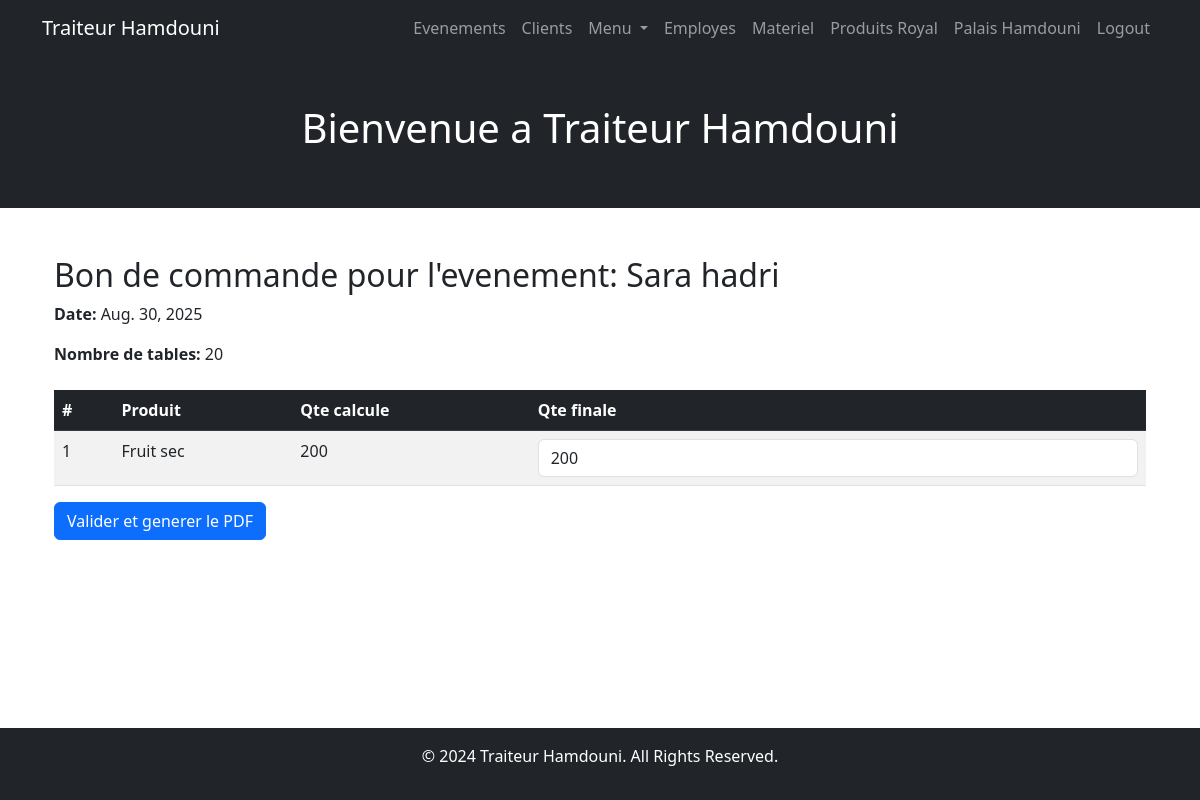
The app's page /products/order/4/ (signed in) with its own data.
### events/models.py (models this page shows, shortened)
class Event(models.Model):
    EVENT_TYPES = [
        ('wedding', 'Mariage'),
        ('corporate', 'Événement d\'entreprise'),
        ('birthday', 'Anniversaire'),
        ('private', 'Fête privée'),
        ('engagement', 'Fiançailles'),
        ('baptism', 'Baptême'),
        ('marriage_signature', 'Signature d\'acte de mariage'),
        ('family_reunion', 'Réunion de famille'),
        ('conference', 'Conférence'),
        ('charity_event', 'Événement caritatif'),
        ('graduation', 'Remise de diplômes'),
        ('baby_shower', 'Fête de naissance'),
        ('festival', 'Festival'),
        ('exhibition', 'Exposition'),
        ('concert', 'Concert'),
        ('anniversary', 'Anniversaire de mariage'),
        ('new_year', 'Nouvel An'),
        ('retirement', 'Départ à la retraite'),
    ]
    PAYMENT_STATUS_CHOICES = [
        ('pending', 'En attente'),
        ('partial', 'Avance'),
        ('paid', 'Payé'),
    ]
    EVENT_STATUS_CHOICES = [
        ('scheduled', 'Programmé'),
        ('completed', 'Terminé'),
        ('cancelled', 'Annulé'),
    ]
    name = models.CharField(max_length=255, verbose_name="Event Name")
    date = models.DateField(verbose_name="Event Date")
    start_time = models.TimeField(verbose_name="Start Time")
    end_time = models.TimeField(verbose_name="End Time")
    event_type = models.CharField(max_length=50, choices=EVENT_TYPES, blank=True, verbose_name="Event Type")
    client = models.ForeignKey(Customer, on_delete=models.CASCADE, related_name="events")
    number_of_guests = models.PositiveIntegerField(blank=True, null=True, verbose_name="Number of Guests")
    venue_name = models.CharField(max_length=255, blank=True, verbose_name="Venue Name")
    venue_address = models.TextField(blank=True, verbose_name="Venue Address")
    venue_contact = models.CharField(max_length=20, verbose_name="Venue Contact", blank=True, null=True)
    selected_dishes = models.ManyToManyField(Dish, related_name="events", verbose_name="Selected Dishes")
    selected_products = models.ManyToManyField(
        "products.Product",  # Use string reference to avoid circular import
        through="EventProduct",
        related_name="events",
        verbose_name="Selected Products",
    )
    assigned_staff = models.ManyToManyField(Employee, related_name="assigned_events", blank=True)
    decorations_required = models.BooleanField(default=False, verbose_name="Decorations Required")
    logistics_notes = models.TextField(blank=True, null=True, verbose_name="Logistics Notes")
    price_per_table = models.DecimalField(max_digits=10, decimal_places=2, blank=True, verbose_name="Price per Table", default=0.00)
    number_of_tables = models.PositiveIntegerField(verbose_name="Number of Tables", blank=True, default=0)
    price_of_decoration = models.DecimalField(max_digits=10, decimal_places=2, blank=True, verbose_name="Price of Decoration", default=0.00)
    price_of_extras = models.DecimalField(max_digits=10, decimal_places=2, blank=True, verbose_name="Price of Extras", default=0.00)
    event_cost = models.DecimalField(max_digits=10, decimal_places=2, verbose_name="Event Cost", default=0.00, blank=True)
    amount_paid = models.DecimalField(max_digits=10, decimal_places=2, verbose_name="Amount Paid", default=0.00)
    payment_status = models.CharField(max_length=20, choices=PAYMENT_STATUS_CHOICES, default='pending', verbose_name="Payment Status")
    event_status = models.CharField(max_length=20, choices=EVENT_STATUS_CHOICES, default='scheduled', blank=True, verbose_name="Event Status")
    event_notes = models.TextField(blank=True, null=True, verbose_name="Event Notes")

### products/models.py (models this page shows, shortened)
class EventProduct(models.Model):
    event = models.ForeignKey(Event, on_delete=models.CASCADE, related_name="event_products")
    product = models.ForeignKey(Product, on_delete=models.CASCADE, related_name="event_products")
    quantity = models.PositiveIntegerField(verbose_name="Quantity Required")

class Product(models.Model):
    PRODUCT_TYPES = [
        ('sweet', 'Sweets'),
        ('salted', 'Salted'),
        ('cake', 'Cakes'),
        ('soire', 'Soirée Items'),
    ]
    name = models.CharField(max_length=255, verbose_name="Product Name")
    type = models.CharField(max_length=50, choices=PRODUCT_TYPES, verbose_name="Product Type")
    purchase_price = models.DecimalField(max_digits=10, decimal_places=2, verbose_name="Purchase Price")
    selling_price = models.DecimalField(max_digits=10, decimal_places=2, verbose_name="Selling Price")

### products/views.py (the view, shortened to what this page needs)
# urls.py: path("order/<int:event_id>/", product_order, name="product_order"),
def product_order(request, event_id):
    event = get_object_or_404(Event, id=event_id)
    event_products = EventProduct.objects.filter(event=event)
    return render(request, "products/product_order.html", {
        "event": event,
        "event_products": event_products,
    })

### products/templates/products/product_order.html (shortened to what this page needs)
{% extends 'base.html' %}
{% block content %}
<div class="container mt-4">
    <h2>Bon de commande pour l'evenement: {{ event.name }}</h2>
    <p><strong>Date:</strong> {{ event.date }}</p>
    <p><strong>Nombre de tables:</strong> {{ event.number_of_tables }}</p>
    <form method="post" id="product-order-form">
        <table class="table table-striped mt-4">
            <thead class="table-dark">
                <tr>
                    <th>#</th>
                    <th>Produit</th>
                    <th>Qte calcule</th>
                    <th>Qte finale</th>
                </tr>
            </thead>
            <tbody>
                {% for product in event_products %}
                <tr>
                    <td>{{ forloop.counter }}</td>
                    <td>{{ product.product.name }}</td>
                    <td>{{ product.quantity }}</td>
                    <td>
                        <input type="number" name="quantity_{{ product.id }}"
                               value="{{ product.quantity }}"
                               class="form-control">
                    </td>
                </tr>
                {% empty %}
                <tr>
                    <td colspan="4" class="text-center">Aucun produit selectionne pour cet evenement</td>
                </tr>
                {% endfor %}
            </tbody>
        </table>
        <button type="submit" class="btn btn-primary">Valider et generer le PDF</button>
    </form>
</div>
{% endblock %}

### client/templates/base.html (style rules this page uses)
html, body { height: 100%; margin: 0; }
body { display: flex; flex-direction: column; }
.container.mt-4 { flex: 1; }

### records on screen
Event: name "Sara hadri", date "Aug. 30, 2025", number_of_tables "20"
EventProduct: product.name "Fruit sec", quantity "200"
